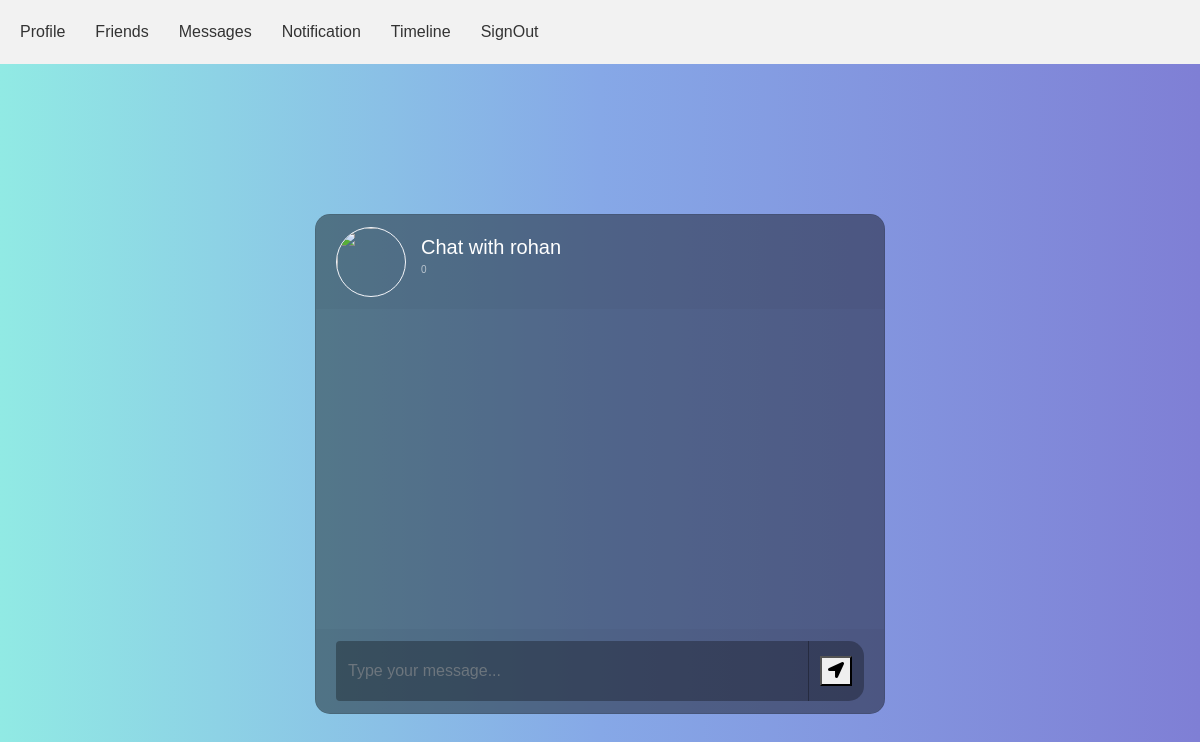
Before: /chat/box/3 (signed in) with the older database file.
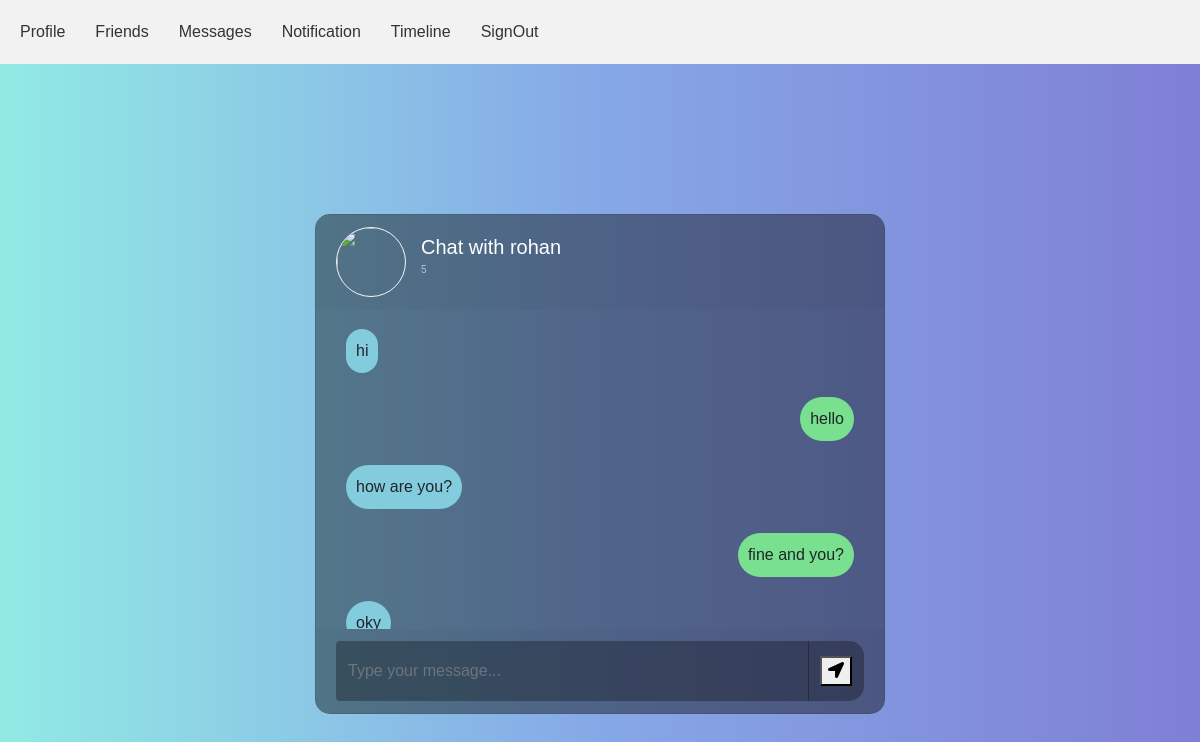
After: the same page with the newer database file.
### chat/models.py (models this page shows)
class Messages(models.Model):
    sender=models.ForeignKey(User, null=True,on_delete=models.CASCADE, related_name='sender')
    receiver=models.ForeignKey(User, null=True, on_delete=models.CASCADE, related_name='receiver')
    message=models.TextField()
    sendtime=models.DateTimeField(default=datetime.datetime.now,blank=None, null=None)
    is_seen=models.BooleanField(default=False)
    def __str__(self):
        return str(self.sender)

### chat/views.py (the view)
# urls.py: path('box/<senderr>', views.chatbox,name='chatbox'),
@login_required
def chatbox(request,senderr):
    senduser=User.objects.get(pk=senderr)
    messages= Messages.objects.filter(sender=senderr,receiver=request.user).order_by('sendtime')|Messages.objects.filter(sender=request.user,receiver=senderr).order_by('sendtime')
    context={
        'messages':messages,
        'senduser':senduser,
    }
    print(messages)
    return render(request, 'chat/chatbox.html',context)

### templates/chat/chatbox.html (shortened to what this page needs)
{% load static %}
<!DOCTYPE html>
<html>
	<head>
		<link rel="stylesheet" href={% static 'bootstrap.main.css' %}>
		<link rel="stylesheet" href="https://use.fontawesome.com/releases/v5.5.0/css/all.css">
		<link rel="stylesheet" type="text/css" href="https://cdnjs.cloudflare.com/ajax/libs/malihu-custom-scrollbar-plugin/3.1.5/jquery.mCustomScrollbar.min.css">
        <link href="//maxcdn.bootstrapcdn.com/bootstrap/4.1.1/css/bootstrap.min.css" rel="stylesheet" id="bootstrap-css">
        <link rel="stylesheet" href={% static 'chat/chat.css' %} >
		<link rel="stylesheet" href={% static 'core/home.css' %} >
	</head>
	<body>
		<nav>
			<ul>
				{% if user.is_authenticated %}
				<li><a href={% url 'core:profile' %}> Profile</a></li>
				<li><a href={% url 'core:friend' %}> Friends</a></li>
				<li><a href={% url 'chat:chatlist' %}>Messages</a></li>
				<li><a href={% url 'core:notification' %}>Notification</a></li>
				<li><a href={% url 'core:timeline' %}>Timeline</a></li>
				<li><a href={% url 'authentication:signout' %}>SignOut</a></li>
				{% else %}
				<li><a href={% url 'core:home' %}>Home</a></li>
				{% endif %}
			</ul>
		</nav>
		<div class="container-fluid h-100">
			<div class="row justify-content-center h-100">
				<div class="col-md-8 col-xl-6 chat">
					<div class="card">
						<div class="card-header msg_head">
							<div class="d-flex bd-highlight">
								<div class="img_cont">
									<img src="https://static.turbosquid.com/Preview/001292/481/WV/_D.jpg" class="rounded-circle user_img">
								</div>
								<div class="user_info">
									<span>Chat with {{senduser.username}}</span>
									<p>{{messages|length}}</p>
								</div>
							</div>
						</div>
						<div class="card-body msg_card_body">
							{% for message  in messages %}
							{% if senduser == message.receiver %}
							<div class="d-flex justify-content-start mb-4">
								<div class="msg_cotainer">
									{{message.message}}
								</div>
							</div>
							{% else %}
							<div class="d-flex justify-content-end mb-4">
								<div class="msg_cotainer_send">
									{{message.message}}
								</div>
							</div>
							{% endif %}
							{% endfor %}
						</div>
						<form action={% url 'chat:sendmessage' senduser.pk %} method="post">
						<div class="card-footer">
							<div class="input-group">
								<input name="message" class="form-control type_msg" placeholder="Type your message..." required>
								<div class="input-group-append">
									<span class="input-group-text send_btn"><button><i class="fas fa-location-arrow"></i></button></span>
								</div>
							</div>
						</div>
						</form>
					</div>
				</div>
			</div>
		</div>
	</body>
</html>

Changed rows visible on the page:
added Messages: message "hi"
added Messages: message "hello"
added Messages: message "how are you?"
added Messages: message "fine and you?"
added Messages: message "oky"
Other visible differences:
{{ messages|length }}: "0" → "5"
